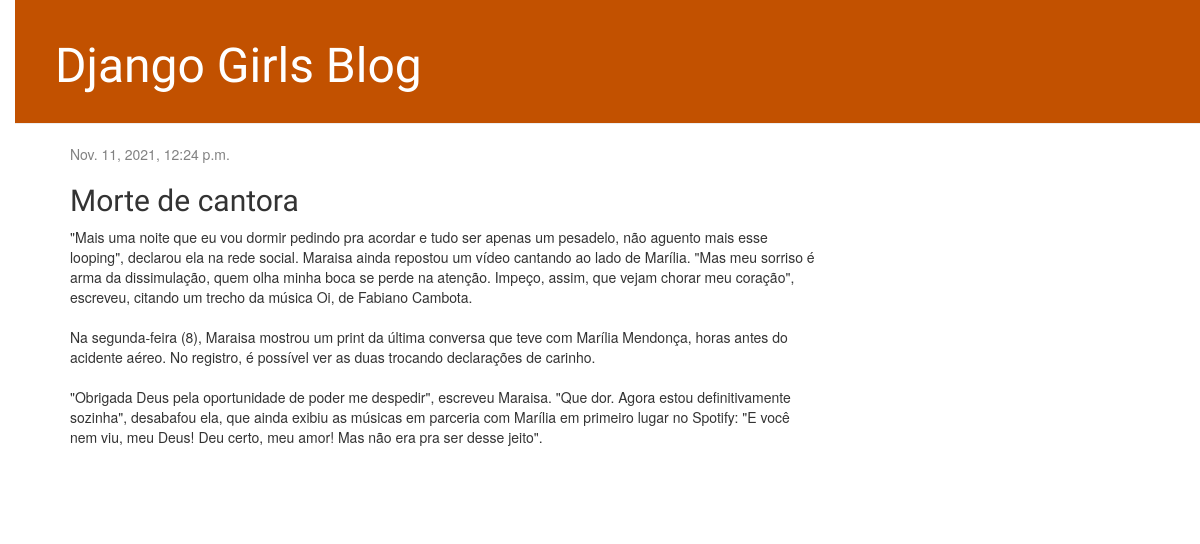
/post/1/, run on an earlier commit of the app's database.
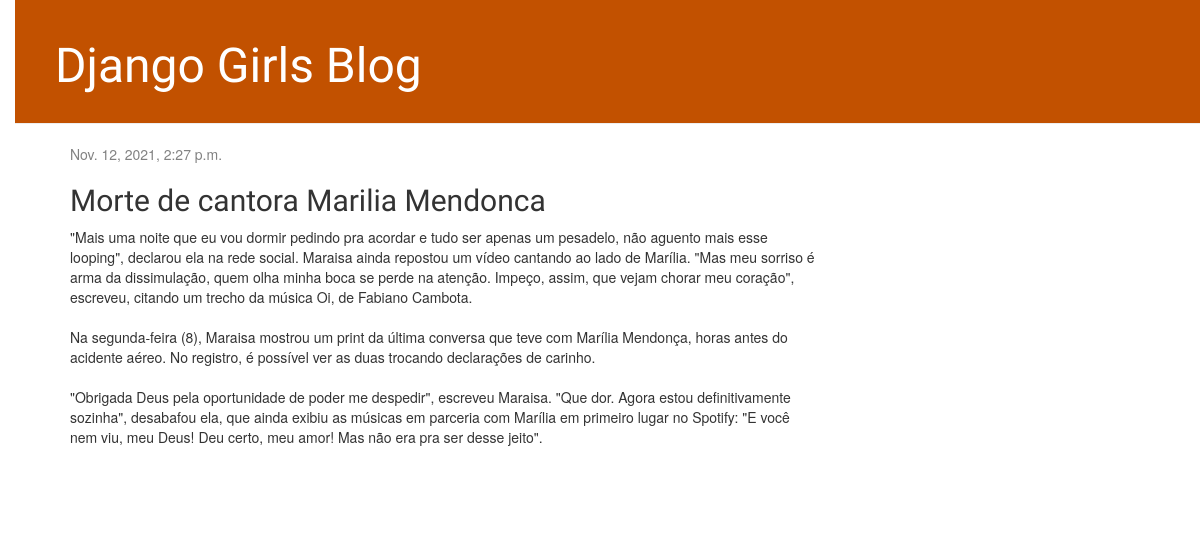
And on a later commit of the database.
### blog/models.py (models this page shows, shortened)
class Post(models.Model):
    author = models.ForeignKey(settings.AUTH_USER_MODEL, on_delete=models.CASCADE)
    title = models.CharField(max_length=200)
    text = models.TextField()
    created_date = models.DateTimeField(default=timezone.now)
    published_date = models.DateTimeField(blank=True, null=True)

### blog/views.py (the view)
# urls.py: path('post/<int:pk>/', views.post_detail, name='post_detail'),
def post_detail(request, pk):
    post = get_object_or_404(Post, pk=pk)
    return render(request, 'blog/post_detail.html', {'post': post})

### blog/templates/blog/post_detail.html (shortened to what this page needs)
{% extends 'blog/base.html' %}
{% block content %}
    <div class="post">
        {% if post.published_date %}
            <div class="date">
                {{ post.published_date }}
            </div>
        {% endif %}
        <h2>{{ post.title }}</h2>
        <p>{{ post.text|linebreaksbr }}</p>
    </div>
{% endblock %}

What changed in the data, as far as the page shows it:
changed Post: published_date "Nov. 11, 2021, 12:24 p.m." → "Nov. 12, 2021, 2:27 p.m."; title "Morte de cantora" → "Morte de cantora Marilia Mendonca"
